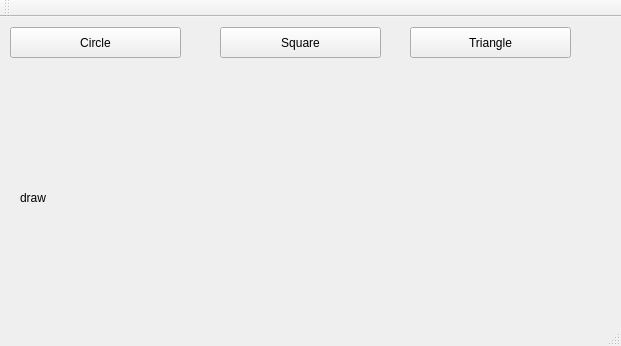
<?xml version="1.0" encoding="UTF-8"?>
<ui version="4.0">
 <class>MainWindow</class>
 <widget class="QMainWindow" name="MainWindow">
  <property name="geometry">
   <rect>
    <x>0</x>
    <y>0</y>
    <width>621</width>
    <height>346</height>
   </rect>
  </property>
  <property name="windowTitle">
   <string>MainWindow</string>
  </property>
  <widget class="QWidget" name="centralWidget">
   <widget class="QPushButton" name="P_Circle">
    <property name="geometry">
     <rect>
      <x>10</x>
      <y>10</y>
      <width>171</width>
      <height>31</height>
     </rect>
    </property>
    <property name="text">
     <string>Circle</string>
    </property>
   </widget>
   <widget class="QPushButton" name="P_Square">
    <property name="geometry">
     <rect>
      <x>220</x>
      <y>10</y>
      <width>161</width>
      <height>31</height>
     </rect>
    </property>
    <property name="text">
     <string>Square</string>
    </property>
   </widget>
   <widget class="QPushButton" name="P_Triangle">
    <property name="geometry">
     <rect>
      <x>410</x>
      <y>10</y>
      <width>161</width>
      <height>31</height>
     </rect>
    </property>
    <property name="text">
     <string>Triangle</string>
    </property>
   </widget>
   <widget class="QLabel" name="label">
    <property name="geometry">
     <rect>
      <x>20</x>
      <y>70</y>
      <width>401</width>
      <height>221</height>
     </rect>
    </property>
    <property name="text">
     <string>draw</string>
    </property>
   </widget>
  </widget>
  <widget class="QMenuBar" name="menuBar">
   <property name="geometry">
    <rect>
     <x>0</x>
     <y>0</y>
     <width>621</width>
     <height>21</height>
    </rect>
   </property>
  </widget>
  <widget class="QToolBar" name="mainToolBar">
   <attribute name="toolBarArea">
    <enum>TopToolBarArea</enum>
   </attribute>
   <attribute name="toolBarBreak">
    <bool>false</bool>
   </attribute>
  </widget>
  <widget class="QStatusBar" name="statusBar"/>
 </widget>
 <layoutdefault spacing="6" margin="11"/>
 <resources/>
 <connections/>
</ui>
